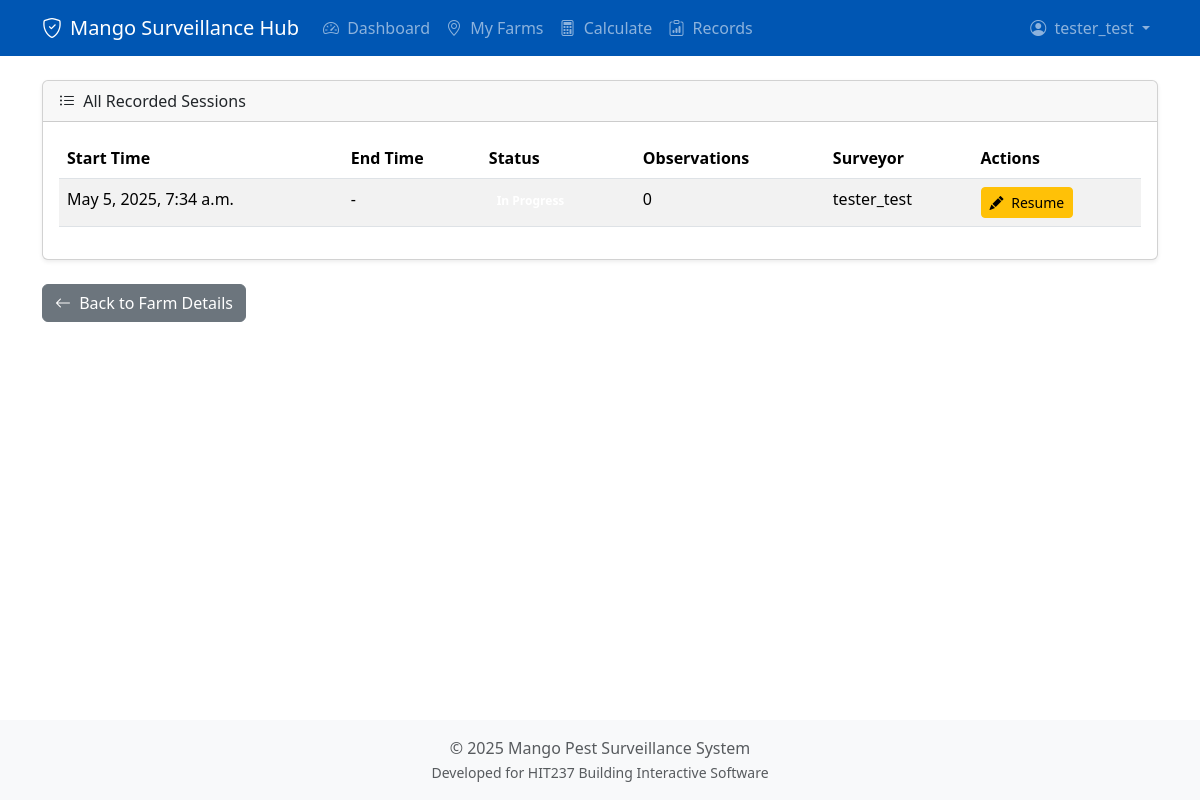
/farms/2/sessions/ (signed in), run on the app's committed database.
### core/models.py (models this page shows, shortened)
class SurveySession(models.Model):
    farm = models.ForeignKey(
        Farm,
        on_delete=models.CASCADE,
        related_name='survey_sessions',
        db_index=True
    )
    surveyor = models.ForeignKey(
        User,
        on_delete=models.CASCADE,
        related_name='survey_sessions',
        db_index=True,
        help_text="The user who performed the survey."
    )
    start_time = models.DateTimeField(
        default=timezone.now,
        db_index=True,
        help_text="Timestamp when the survey session was initiated."
    )
    end_time = models.DateTimeField(
        null=True,
        blank=True,
        help_text="Timestamp when the survey session was marked as completed."
    )
    status = models.CharField(
        max_length=20,
        choices=SURVEY_STATUS_CHOICES,
        default='not_started',
        db_index=True,
        help_text="The current status of the survey session."
    )
    target_plants_surveyed = models.PositiveIntegerField(
        null=True,
        blank=True,
        help_text="Recommended number of plants based on calculation at session start."
    )
    session_id = models.UUIDField(
        default=uuid.uuid4,
        editable=False,
        unique=True,
        db_index=True,
        help_text="Unique ID for this specific session instance."
    )
    objects = SurveySessionManager()
    class Meta:
        ordering = ['-start_time']
        verbose_name = "Survey Session"
        verbose_name_plural = "Survey Sessions"
        indexes = [
            models.Index(fields=['status']),
            models.Index(fields=['farm', 'status']),
            models.Index(fields=['surveyor', '-start_time']),
        ]
    def get_status_badge_class(self):
        status_classes = {
            'not_started': 'bg-secondary',
            'in_progress': 'bg-primary',
            'completed': 'bg-success',
            'abandoned': 'bg-danger'
        }
        return status_classes.get(self.status, 'bg-secondary')

### core/views.py (the view)
# urls.py: path('farms/<int:farm_id>/sessions/', views.survey_session_list_view, name='survey_session_list'),
@login_required
def survey_session_list_view(request, farm_id):
    try:
        farm = get_object_or_404(Farm, id=farm_id, owner=request.user.grower_profile)
    except Http404:
        messages.error(request, "Farm not found or you do not have permission to view it.")
        return redirect('core:myfarms')
    sessions = SurveySession.objects.filter(farm=farm).annotate(
        observation_count=Count('observations')
    ).order_by('-start_time')
    context = {
        'farm': farm,
        'sessions': sessions,
    }
    return render(request, 'core/survey_session_list.html', context)

### core/templates/core/survey_session_list.html (shortened to what this page needs)
{% extends 'core/base.html' %}
{% block content %}
<div class="card shadow-sm mb-4">
    <div class="card-header">
        <i class="bi bi-list-ul me-1"></i> All Recorded Sessions
    </div>
    <div class="card-body">
        {% if sessions %}
            <table class="table table-striped table-hover">
                <thead>
                    <tr>
                        <th scope="col">Start Time</th>
                        <th scope="col">End Time</th>
                        <th scope="col">Status</th>
                        <th scope="col">Observations</th>
                        <th scope="col">Surveyor</th>
                        <th scope="col">Actions</th>
                    </tr>
                </thead>
                <tbody>
                    {% for session in sessions %}
                        <tr>
                            <td>{{ session.start_time|date:"M j, Y, P" }}</td>
                            <td>{{ session.end_time|date:"P"|default:"-" }}</td>
                            <td><span class="badge bg-{{ session.get_status_badge_class }}">{{ session.get_status_display }}</span></td>
                            <td>{{ session.observation_count }}</td>
                            <td>{{ session.surveyor.username }}</td>
                            <td>
                                {% if session.status == 'in_progress' %}
                                    <a href="{% url 'core:active_survey_session' session.session_id %}" class="btn btn-sm btn-warning">
                                        <i class="bi bi-pencil-fill me-1"></i> Resume
                                    </a>
                                {% else %}
                                    <a href="{% url 'core:survey_session_detail' session.session_id %}" class="btn btn-sm btn-info" title="View session details">
                                        <i class="bi bi-eye-fill me-1"></i> View Details
                                    </a>
                                {% endif %}
                            </td>
                        </tr>
                    {% endfor %}
                </tbody>
            </table>
        {% else %}
            <p class="text-muted">No survey sessions have been recorded for this farm yet.</p>
        {% endif %}
    </div>
</div>
<a href="{% url 'core:farm_detail' farm.id %}" class="btn btn-secondary">
    <i class="bi bi-arrow-left me-1"></i> Back to Farm Details
</a>
{% endblock %}

### core/templates/core/base.html (shortened to what this page needs)
<!DOCTYPE html>
<html lang="en">
<head>
    <link href="https://cdn.jsdelivr.net/npm/bootstrap@5.3.3/dist/css/bootstrap.min.css" rel="stylesheet">
    <link rel="stylesheet" href="https://cdn.jsdelivr.net/npm/bootstrap-icons@1.11.3/font/bootstrap-icons.min.css">
</head>
<body class="d-flex flex-column min-vh-100">
    <nav class="navbar navbar-expand-lg navbar-dark fixed-top" style="background-color: var(--primary-color);">
        <div class="container">
            <a class="navbar-brand d-flex align-items-center" href="{% url 'core:dashboard' %}">
                <i class="bi bi-shield-check me-2"></i>
                Mango Surveillance Hub
            </a>
            <div class="collapse navbar-collapse" id="navbarNav">
                {% if user.is_authenticated %}
                <ul class="navbar-nav me-auto mb-2 mb-lg-0">
                    <li class="nav-item">
                        <a class="nav-link {% if request.resolver_match.url_name == 'dashboard' %}active{% endif %}" href="{% url 'core:dashboard' %}">
                            <i class="bi bi-speedometer2 me-1"></i> Dashboard
                        </a>
                    </li>
                    <li class="nav-item">
                        <a class="nav-link {% if request.resolver_match.url_name == 'myfarms' %}active{% endif %}" href="{% url 'core:myfarms' %}">
                            <i class="bi bi-geo-alt me-1"></i> My Farms
                        </a>
                    </li>
                    <li class="nav-item">
                        <a class="nav-link {% if request.resolver_match.url_name == 'calculator' %}active{% endif %}" href="{% url 'core:calculator' %}">
                            <i class="bi bi-calculator me-1"></i> Calculate
                        </a>
                    </li>
                    <li class="nav-item">
                        <a class="nav-link {% if request.resolver_match.url_name == 'record_list' %}active{% endif %}" href="{% url 'core:record_list' %}">
                            <i class="bi bi-clipboard-data me-1"></i> Records
                        </a>
                    </li>
                </ul>
                <ul class="navbar-nav ms-auto mb-2 mb-lg-0">
                    <li class="nav-item dropdown">
                        <a class="nav-link dropdown-toggle" href="#" id="navbarDropdownAccount" role="button" data-bs-toggle="dropdown" aria-expanded="false">
                            <i class="bi bi-person-circle me-1"></i> {{ user.username }}
                        </a>
                    </li>
                </ul>
                {% endif %}
            </div>
        </div>
    </nav>
    <div class="container my-4">
        <main>
            {% block content %}
            {% endblock %}
        </main>
    </div>
    <footer class="mt-auto py-3 bg-light text-center">
        <div class="container">
            <span class="text-muted">© {% now "Y" %} Mango Pest Surveillance System</span><br>
            <small class="text-muted">Developed for HIT237 Building Interactive Software</small>
        </div>
    </footer>
</body>
</html>

### core/templates/core/base.html (style rules this page uses)
body { padding-top: 56px; }
:root { --primary-color: #0056b3; --secondary-color: #198754; --accent-color: #fd7e14; }

### data on the page
SurveySession: start_time "May 5, 2025, 7:34 a.m.", end_time "-", observation_count "0", surveyor.username "tester_test", status "in_progress" (drawn)

### other printed values
{{ user.username }} "tester_test"
